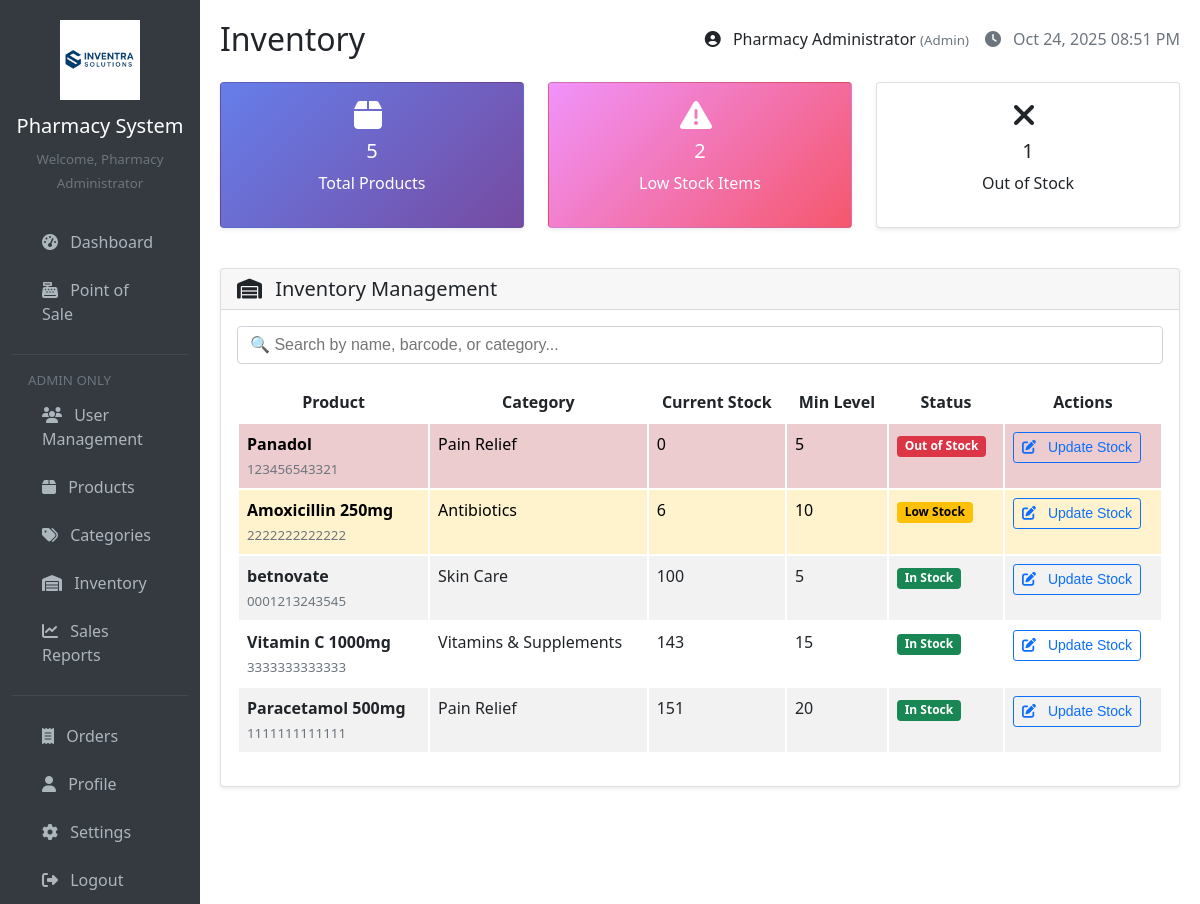
Page /pages/inventory.php (signed in) on the earlier database version.
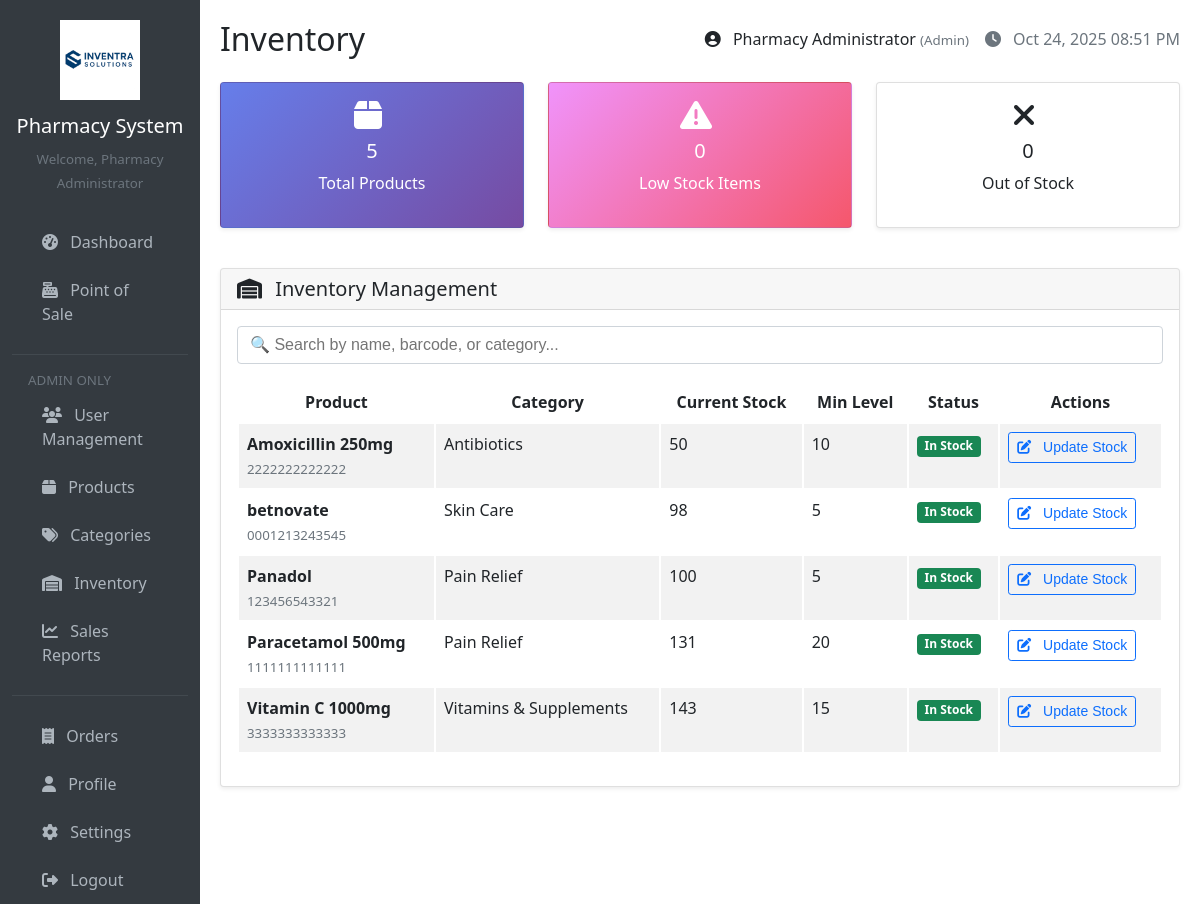
Same page on the later database version.
### tables this page shows
CREATE TABLE `products` (
  `id` int(11) NOT NULL,
  `name` varchar(200) NOT NULL,
  `barcode` varchar(100) DEFAULT NULL,
  `category_id` int(11) DEFAULT NULL,
  `price` decimal(10,2) NOT NULL,
  `cost` decimal(10,2) NOT NULL,
  `stock_quantity` int(11) DEFAULT 0,
  `min_stock_level` int(11) DEFAULT 5,
  `expiry_date` date NOT NULL,
  `manufacturing_date` date DEFAULT NULL,
  `manufacturer` varchar(255) NOT NULL,
  `description` text DEFAULT NULL,
  `created_at` timestamp NOT NULL DEFAULT current_timestamp(),
  `updated_at` timestamp NOT NULL DEFAULT current_timestamp() ON UPDATE current_timestamp(),
  `is_active` tinyint(1) NOT NULL DEFAULT 1,
  `is_deleted` tinyint(1) DEFAULT 0,
  `deleted_at` timestamp NULL DEFAULT NULL,
  `deleted_by` int(11) DEFAULT NULL
);

CREATE TABLE `categories` (
  `id` int(11) NOT NULL,
  `name` varchar(100) NOT NULL,
  `description` text DEFAULT NULL,
  `created_at` timestamp NOT NULL DEFAULT current_timestamp(),
  `updated_at` timestamp NOT NULL DEFAULT current_timestamp() ON UPDATE current_timestamp()
);

### includes/functions.php (called while the page is built, shortened)
<?php
function sanitizeInput($data) {
    return htmlspecialchars(trim($data), ENT_QUOTES, 'UTF-8');
}
?>

### includes/auth.php (called while the page is built, shortened)
<?php
function isAdmin() {
    return isset($_SESSION['role']) && $_SESSION['role'] === 'admin';
}
?>

### config/database.php (called while the page is built, shortened)
<?php
function getConnection() {
    $connection = new mysqli(DB_HOST, DB_USER, DB_PASS, DB_NAME);
    $connection->set_charset("utf8");
    return $connection;
}
function executeQuery($query, $types = '', $params = []) {
    $conn = getConnection();
    $stmt = $conn->prepare($query);
    $stmt->execute();
    $result = $stmt->get_result();
    if ($result) {
        $data = $result->fetch_all(MYSQLI_ASSOC);
        return $data;
    }
    return false;
}
?>

### pages/inventory.php (the view, shortened to what this page needs)
<?php
require_once '../includes/header.php';
$products = executeQuery("
    SELECT p.*, c.name as category_name
    FROM products p
    LEFT JOIN categories c ON p.category_id = c.id
    ORDER BY
        CASE WHEN p.stock_quantity <= p.min_stock_level THEN 0 ELSE 1 END,
        p.stock_quantity ASC,
        p.name ASC
");
$lowStockProducts = array_filter($products, function($product) {
    return $product['stock_quantity'] <= $product['min_stock_level'];
});
$totalProducts = count($products);
$lowStockCount = count($lowStockProducts);
$outOfStockCount = count(array_filter($products, function($product) {
    return $product['stock_quantity'] <= 0;
}));
?>
<div class="row mb-4">
    <div class="col-md-4 mb-3">
        <div class="card stats-card h-100">
            <div class="card-body text-center">
                <i class="fas fa-box fa-2x mb-2"></i>
                <h5 class="card-title"><?php echo $totalProducts; ?></h5>
                <p class="card-text">Total Products</p>
            </div>
        </div>
    </div>
    <div class="col-md-4 mb-3">
        <div class="card stats-card-warning h-100">
            <div class="card-body text-center">
                <i class="fas fa-exclamation-triangle fa-2x mb-2"></i>
                <h5 class="card-title"><?php echo $lowStockCount; ?></h5>
                <p class="card-text">Low Stock Items</p>
            </div>
        </div>
    </div>
    <div class="col-md-4 mb-3">
        <div class="card stats-card-danger h-100">
            <div class="card-body text-center">
                <i class="fas fa-times-circle fa-2x mb-2"></i>
                <h5 class="card-title"><?php echo $outOfStockCount; ?></h5>
                <p class="card-text">Out of Stock</p>
            </div>
        </div>
    </div>
</div>
<div class="card">
    <div class="card-header">
        <h5 class="card-title mb-0">
            <i class="fas fa-warehouse"></i> Inventory Management
        </h5>
    </div>
   <div class="card-body">
    <div class="mb-3">
        <input type="text" id="liveSearch" class="form-control" placeholder="🔍 Search by name, barcode, or category...">
    </div>
    <div class="table-responsive">
        <table class="table table-striped">
            <thead>
                <tr>
                    <th>Product</th>
                    <th>Category</th>
                    <th>Current Stock</th>
                    <th>Min Level</th>
                    <th>Status</th>
                    <th>Actions</th>
                </tr>
            </thead>
            <tbody id="inventoryTable">
                <?php if (empty($products)): ?>
                    <tr>
                        <td colspan="6" class="text-center py-4">
                            <i class="fas fa-box fa-3x text-muted mb-3"></i>
                            <h5 class="text-muted">No products found</h5>
                            <a href="products.php" class="btn btn-primary">Add Products</a>
                        </td>
                    </tr>
                <?php else: ?>
                    <?php foreach ($products as $product): ?>
                        <tr class="<?php echo $product['stock_quantity'] <= 0 ? 'table-danger' : ($product['stock_quantity'] <= $product['min_stock_level'] ? 'table-warning' : ''); ?>">
                            <td>
                                <strong><?php echo sanitizeInput($product['name']); ?></strong><br>
                                <small class="text-muted"><?php echo sanitizeInput($product['barcode']); ?></small>
                            </td>
                            <td><?php echo $product['category_name'] ? sanitizeInput($product['category_name']) : '<span class="text-muted">Uncategorized</span>'; ?></td>
                            <td><?php echo $product['stock_quantity']; ?></td>
                            <td><?php echo $product['min_stock_level']; ?></td>
                            <td>
                                <?php if ($product['stock_quantity'] <= 0): ?>
                                    <span class="badge bg-danger">Out of Stock</span>
                                <?php elseif ($product['stock_quantity'] <= $product['min_stock_level']): ?>
                                    <span class="badge bg-warning">Low Stock</span>
                                <?php else: ?>
                                    <span class="badge bg-success">In Stock</span>
                                <?php endif; ?>
                            </td>
                            <td>
                                <button type="button" class="btn btn-outline-primary btn-sm"
                                        data-bs-toggle="modal"
                                        data-bs-target="#stockModal<?php echo $product['id']; ?>">
                                    <i class="fas fa-edit"></i> Update Stock
                                </button>
                            </td>
                        </tr>
                    <?php endforeach; ?>
                <?php endif; ?>
            </tbody>
        </table>
    </div>
</div>
</div>
<?php require_once '../includes/footer.php'; ?>

### includes/header.php (shortened to what this page needs)
<!DOCTYPE html>
<html lang="en">
<head>
    <link rel="stylesheet" href="https://cdnjs.cloudflare.com/ajax/libs/font-awesome/6.4.0/css/all.min.css">
</head>
<body>
    <div class="container-fluid">
        <div class="row">
            <div class="col-md-3 col-lg-2 sidebar">
                <div class="text-center mb-4">
                    <img src="../assets/logo.jpg" width="80" alt="Pharmacy Logo" class="mb-2 rounded-circle border border-white">
                    <h5 style="color: white;">Pharmacy System</h5>
                    <small class="text-muted">Welcome, <?php echo sanitizeInput($_SESSION['full_name']); ?></small>
                </div>
                <nav class="nav flex-column">
                    <a class="nav-link" href="dashboard.php">
                        <i class="fas fa-tachometer-alt"></i> Dashboard
                    </a>
                    <a class="nav-link" href="pos.php">
                        <i class="fas fa-cash-register"></i> Point of Sale
                    </a>
                    <?php if (isAdmin()): ?>
                    <hr class="text-muted">
                    <small class="text-muted px-3">ADMIN ONLY</small>
                    <a class="nav-link" href="users.php">
                        <i class="fas fa-users"></i> User Management
                    </a>
                    <a class="nav-link" href="products.php">
                        <i class="fas fa-box"></i> Products
                    </a>
                    <a class="nav-link" href="categories.php">
                        <i class="fas fa-tags"></i> Categories
                    </a>
                    <a class="nav-link" href="inventory.php">
                        <i class="fas fa-warehouse"></i> Inventory
                    </a>
                    <a class="nav-link" href="sales_report.php">
                        <i class="fas fa-chart-line"></i> Sales Reports
                    </a>
                    <?php endif; ?>
                    <hr class="text-muted">
                    <a class="nav-link" href="orders.php">
                        <i class="fas fa-receipt"></i> Orders
                    </a>
                    <a class="nav-link" href="profile.php">
                        <i class="fas fa-user"></i> Profile
                    </a>
                    <a class="nav-link" href="settings.php">
                        <i class="fas fa-cog"></i> Settings
                    </a>
                    <a class="nav-link" href="logout.php">
                        <i class="fas fa-sign-out-alt"></i> Logout
                    </a>
                </nav>
            </div>
            <div class="col-md-9 col-lg-10 main-content">
                <div class="d-flex justify-content-between align-items-center mb-4">
                    <h2 class="h4 mb-0"><?php echo ucfirst(basename($_SERVER['PHP_SELF'], '.php')); ?></h2>
                    <div class="d-flex align-items-center">
                        <span class="me-3">
                            <i class="fas fa-user-circle"></i> <?php echo sanitizeInput($_SESSION['full_name']); ?>
                            <small class="text-muted">(<?php echo ucfirst($_SESSION['role']); ?>)</small>
                        </span>
                        <span class="text-muted">
                            <i class="fas fa-clock"></i> <?php echo date('M d, Y h:i A'); ?>
                        </span>
                    </div>
                </div>

### includes/footer.php (shortened to what this page needs)
</div>
        </div>
    </div>
</body>
</html>

### pages/inventory.php (style rules this page uses)
.fa-times-circle::before { content: "❌"; }

Differences in the rows shown:
changed products "Amoxicillin 250mg": stock_quantity "6" → "50"; stock_quantity "Low Stock" → "In Stock"
changed products "betnovate": stock_quantity "100" → "98"
changed products "Panadol": stock_quantity "0" → "100"; stock_quantity "Out of Stock" → "In Stock"; moves down the list
changed products "Paracetamol 500mg": stock_quantity "151" → "131"; moves up the list
Other differences:
$lowStockCount: "2" → "0"
$outOfStockCount: "1" → "0"
